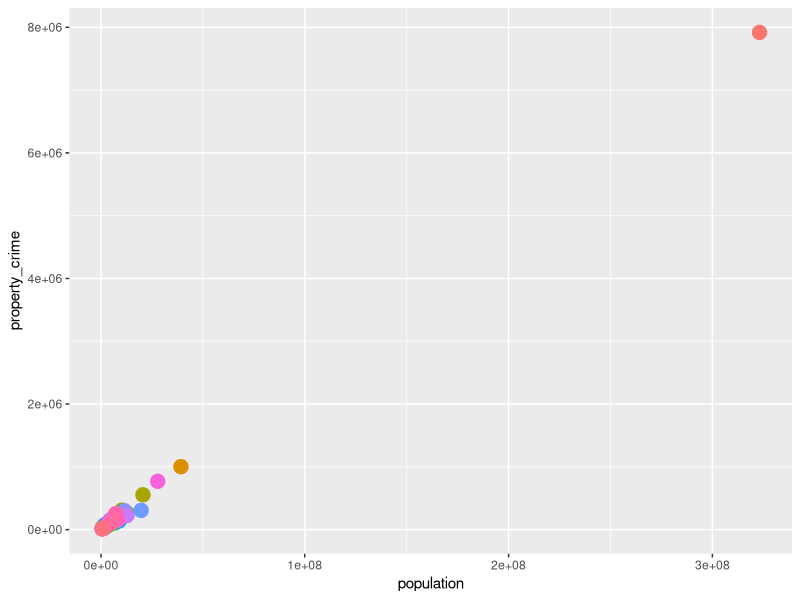

This figure's R source:
# Name: Jeni Lane
# Group AC6 - Team Red
# Date: 05/29/2018
# Info 201 A Spring 2018
# TA: Anukriti Goyal (Section AC)

library("dplyr")
library("ggplot2")

crime_data <- read.csv("data/estimated_crimes.csv", stringsAsFactors = FALSE)

summary_data <- filter(crime_data, state_abbr == "") %>% 
  select(-population, -state_abbr)

biggest_crime <- "property_crime"

state_prop_crime_max <- crime_data %>% 
  group_by(year) %>% 
  filter(state_abbr != "") %>% 
  filter(property_crime == max(property_crime)) 
# Max: California

state_prop_crime_min <- crime_data %>% 
  group_by(year) %>% 
  filter(state_abbr != "") %>% 
  filter(property_crime == min(property_crime)) 
# Min: Vermont in 2016, Wyoming for 2011-2013, and North Dakota before

state_name <- "California"

#California data
cal_data_recent <- crime_data %>% 
  filter(year == max(year) & state_abbr == "CA")

cal_population <- cal_data_recent %>% 
  select(population)

cal_population <- formatC(as.numeric(cal_population), format = "f", big.mark = ",", digits = 0)

cal_total_crime <- cal_data_recent %>% 
  select(-year, -state_abbr, -population)

cal_total_crime <- sum(cal_total_crime)

cal_property <- cal_data_recent %>% 
  select(property_crime)

cal_percentage <- round(as.numeric(cal_property) / cal_total_crime * 100, 0)

#Vermont data
ver_data_recent <- crime_data %>% 
  filter(year == max(year) & state_abbr == "VT")

ver_total_crime <- ver_data_recent %>% 
  select(-year, -state_abbr, -population)

ver_total_crime <- sum(ver_total_crime)

ver_property <- ver_data_recent %>% 
  select(property_crime)

vermont_percentage <- round(as.numeric(ver_property) / ver_total_crime * 100, 0)

#Seattle Data
wa_data_recent <- crime_data %>% 
  filter(year == max(year) & state_abbr == "WA")

wa_total_crime <- wa_data_recent %>% 
  select(-year, -state_abbr, -population)

wa_total_crime <- sum(wa_total_crime)

wa_property <- wa_data_recent %>% 
  select(property_crime)

wash_percentage <- round(as.numeric(wa_property) / wa_total_crime * 100, 0)

cali_wash_range <- wash_percentage - cal_percentage

cali_vermont_range <- vermont_percentage - cal_percentage

#Mean percentage of property crime



#Graphs
recent_year <- filter(crime_data, year == 2016)


plot <- ggplot(data = recent_year) +
  geom_point(aes(x = population, y = property_crime, color = state_abbr, size = 3),
             show.legend = FALSE)

plot
